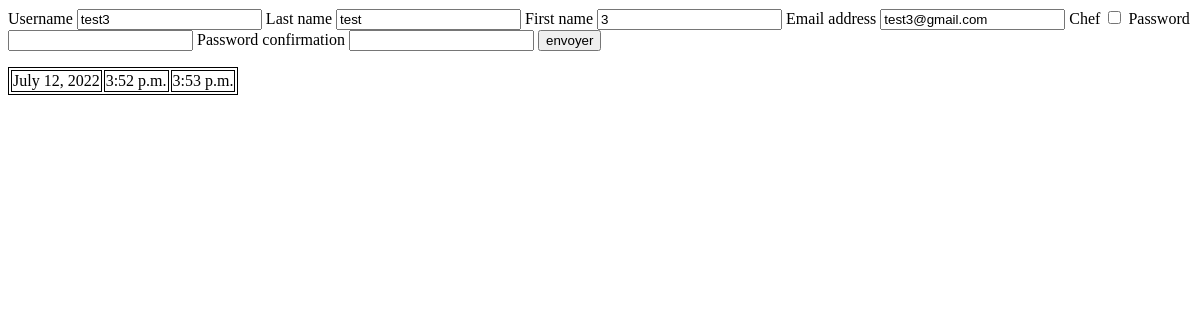
The app's page /profile/3, older data.
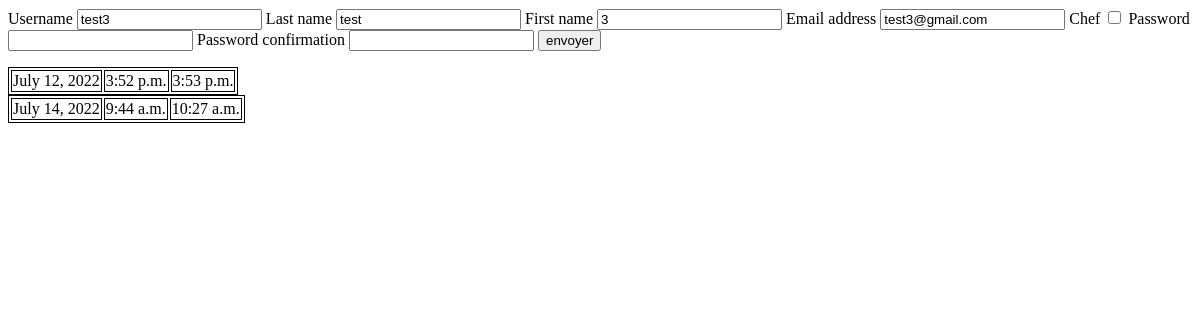
The same page, newer data.
### compte/models.py (models this page shows)
class users(AbstractUser):
    chef = models.BooleanField(default=False)

### ping/models.py (models this page shows)
class presence(models.Model):
    date = models.DateField(null=True)
    user = models.ForeignKey(users, on_delete=models.CASCADE)
    matin = models.TimeField(null=False)
    soir = models.TimeField(blank=True, null=True)
    class Meta:
        unique_together = ('date', 'user')

### compte/views.py (the view, shortened to what this page needs)
# urls.py: path('profile/<int:id>', compte_views.index_profile, name='profile'),
def index_profile(request,id):
    userr = users.objects.get(id=id)
    form = creerUtilisateur(instance=userr)
    presencess = presence.objects.filter(user=id)
    return render(request, 'compte/index_profile.html', {'form': form, 'userr':userr ,'presencess': presencess})

### compte/forms.py
class creerUtilisateur(UserCreationForm):
    class Meta:
        model = users
        fields = ['username', 'last_name', 'first_name', 'email', 'chef']

### becoffe/templates/compte/index_profile.html (shortened to what this page needs)
<form method="post" action="">
    {% for champ in form %}
    {{champ.label}}
    {{ champ }}
    {% endfor %}
    <input type="submit" nom ="inscription" value="envoyer">
</form>
    {%for r in presencess%}
        <table>
            <tr>
                <td>{{r.date}}</td>
                <td>{{r.matin}}</td>
                <td>{{r.soir}}</td>
            </tr>
        </table>
    {%endfor%}

Row changes from the older to the newer data that the page shows:
added presence: date "July 14, 2022", matin "9:44 a.m.", soir "10:27 a.m."
